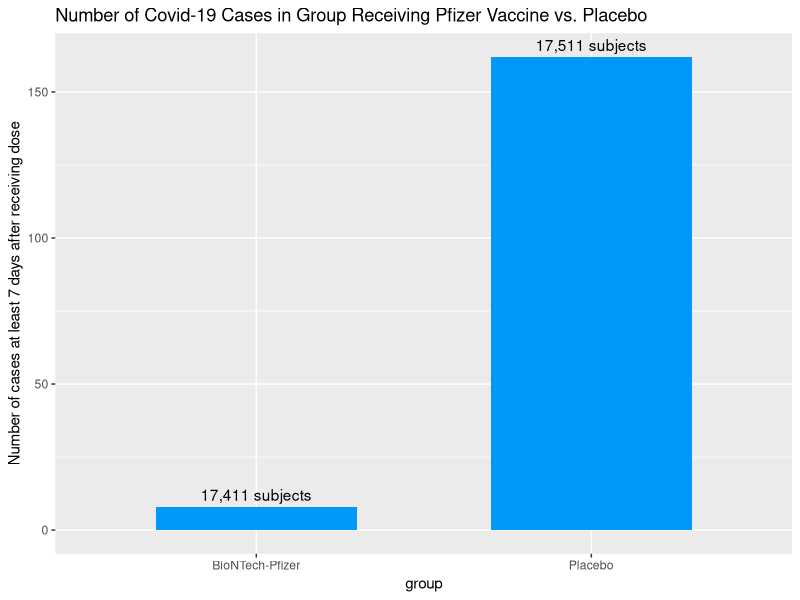

Generate this figure with R:
## ---- chunk 1
knitr::opts_chunk$set(echo = TRUE)
library(ggplot2)
## ---- chunk 2
mle <- (170 - 2*8)/(170-8)
mle
## ---- chunk 3

## ---- chunk 4
se <- 170*(1 - mle)^2 - 8*(2-mle)^2
se
## ---- chunk 5

## ---- chunk 6
data = data.frame(
  group = c("BioNTech-Pfizer", "Placebo"),
  num_cases = c(8, 162),
  count = c("17,411 subjects", "17,511 subjects")
)

ggplot(data, aes(x = group, y = num_cases)) + 
    geom_col(fill = "#0099f9", width = 0.6) +  labs(
      title = "Number of Covid-19 Cases in Group Receiving Pfizer Vaccine vs. Placebo", y= "Number of cases at least 7 days after receiving dose"
  ) + geom_text(aes(label = count), vjust=-0.5)
## ---- chunk 7

